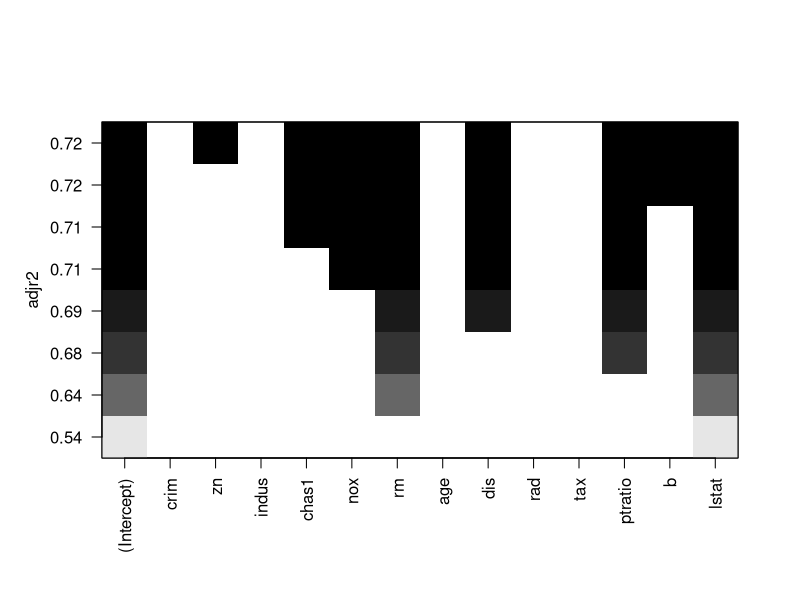
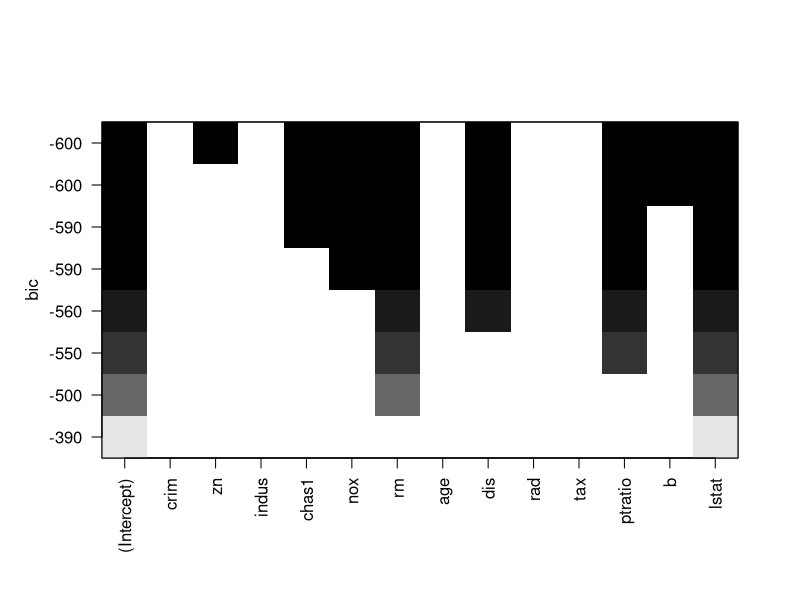

Write the R code that produced these figures, in order.
install.packages("mlbench")
library(mlbench)
data(BostonHousing)
m<-lm(medv~., data=BostonHousing)
m2<-step(m, direction="both")

formula(m2)


step(m,direction="both")


m2<-step(m,direction="both")
formula(m2)


install.packages("leaps")
library(leaps)
library(mlbench)
data("BostonHousing")
m<-regsubsets(medv~., data=BostonHousing)
summary(m)

summary(m)$bic
summary(m)$adjr2

plot(m,scale="adjr2")
plot(m,scale="bic")
